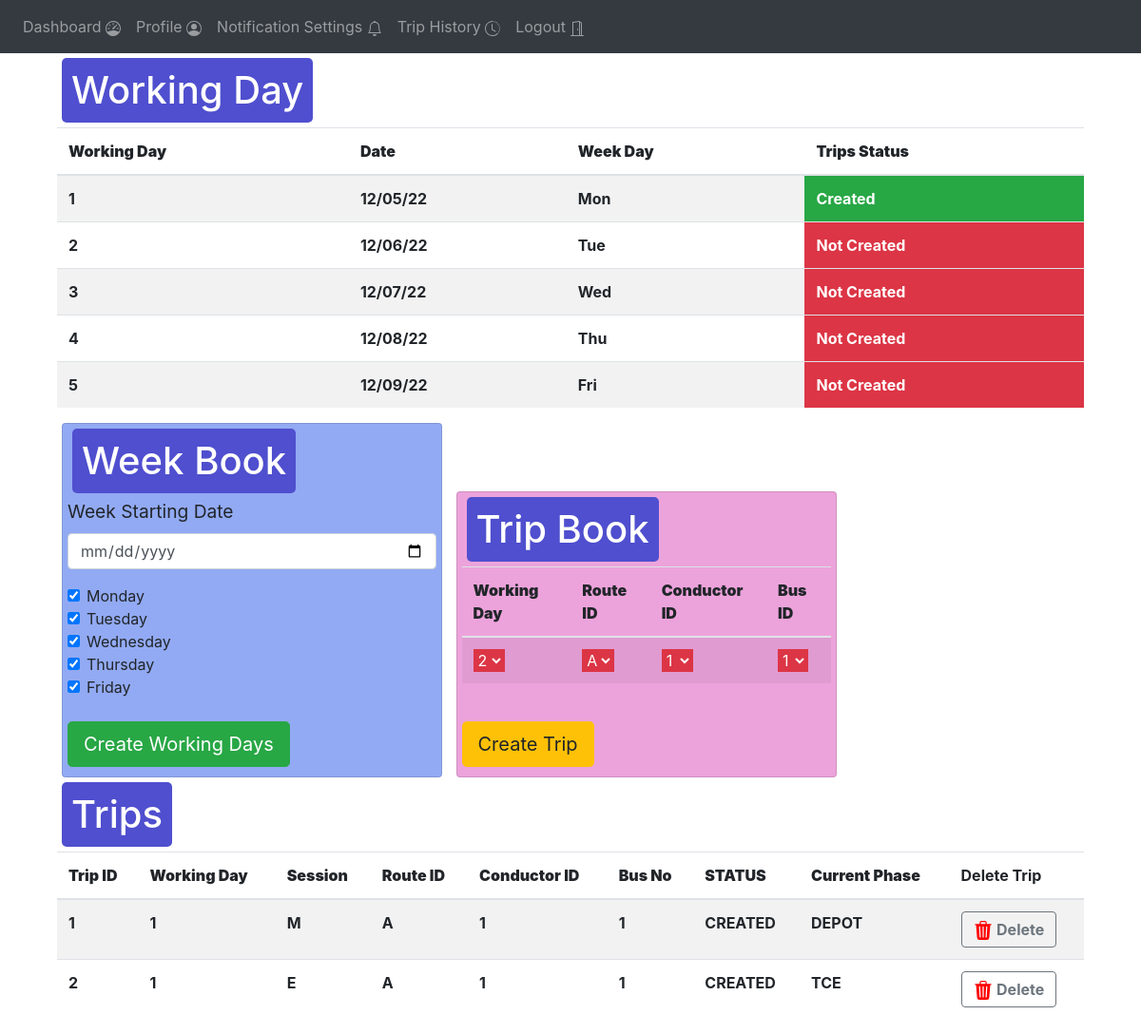
Before: /admin-trip-management (signed in) with the older database file.
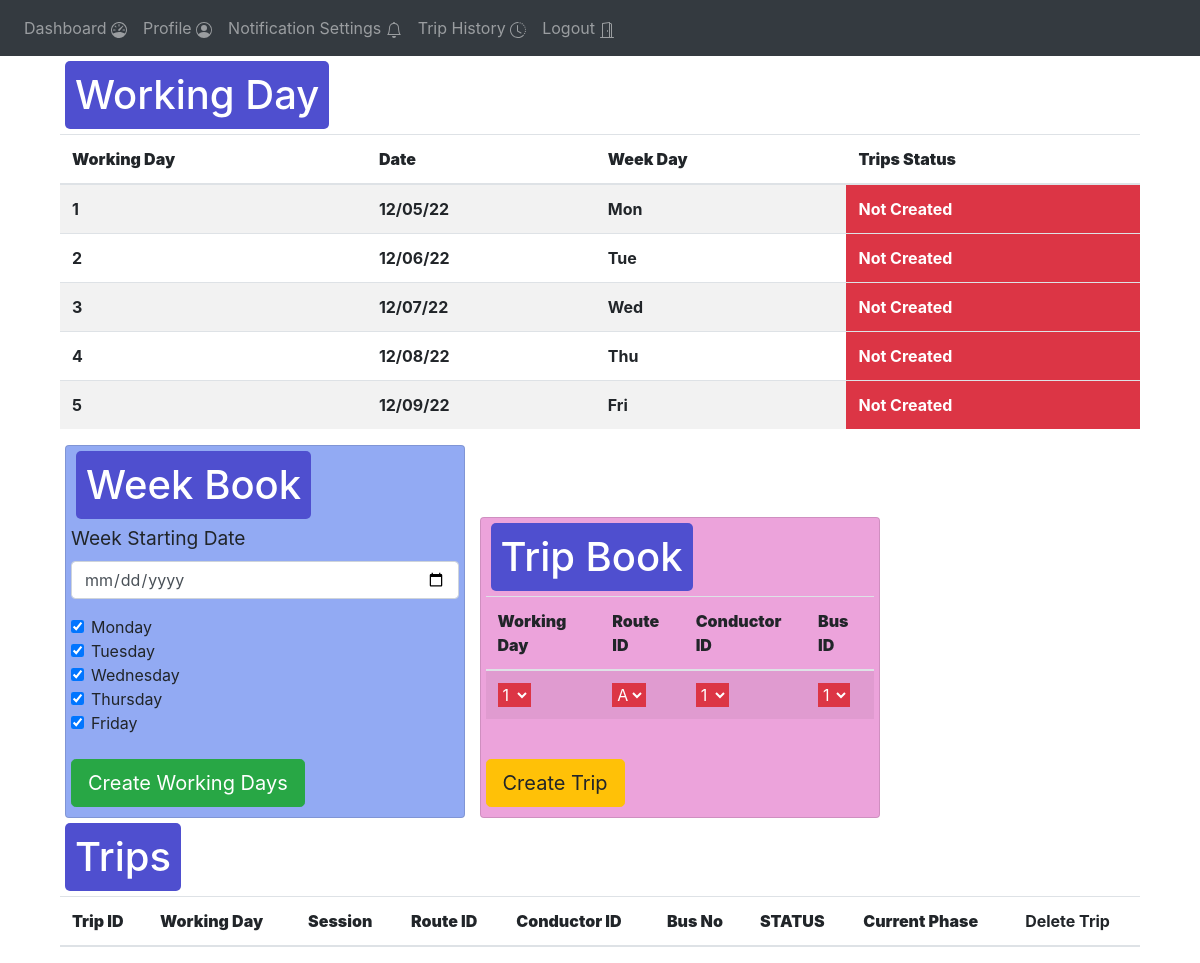
After: the same page with the newer database file.
### website/models.py (models this page shows)
class Working_day(db.Model):
    day = db.Column(db.Integer, primary_key=True)
    date = db.Column(db.String(15))
    week_day = db.Column(db.String(15))
    trips_created = db.Column(db.String(1))

class Trips(db.Model):
    trip_id = db.Column(db.Integer, primary_key=True)
    working_day = db.Column(db.Integer)
    route_id = db.Column(db.Integer)
    conductor_id = db.Column(db.Integer)
    bus_id =  db.Column(db.String(1))
    session = db.Column(db.String(1))
    status = db.Column(db.String(15))
    current_phase = db.Column(db.String(15))
    start_time =  db.Column(db.String(15))
    end_time = db.Column(db.String(15))

### website/views.py (the view)
@views.route('/admin-trip-management', methods=['GET', 'POST'])
@login_required
def admin_trip_management():
    working_days = Working_day.query.all()
    routes = Route.query.all()
    bus_data = Bus_data.query.all()
    conductor_details= Conductor_details.query.all()
    trips = Trips.query.all()
    return render_template("admin_trip_management.html" , user = current_user ,
                        working_days = working_days , routes = routes , bus_data=bus_data , conductor_details=conductor_details , trips=trips )

### website/__init__.py (called while the page is built)
def create_app():
    app = Flask(__name__)
    app.config['SECRET_KEY'] = '#itsactuallyapassword'
    app.config['SQLALCHEMY_DATABASE_URI'] = f'sqlite:///{DB_NAME}'
    db.init_app(app)
    from .views import views
    from .auth import auth
    app.register_blueprint(views, url_prefix='/')
    app.register_blueprint(auth, url_prefix='/')
    from .models import User
    create_database(app)
    login_manager = LoginManager()
    login_manager.login_view = 'auth.login'
    login_manager.init_app(app)
    @login_manager.user_loader
    def load_user(id):
        return User.query.get(int(id))
    return app

### website/templates/admin_trip_management.html (shortened to what this page needs)
{% extends "base.html" %}
{% block content %}
<div align="centre" class = "container">
  <div >
      <h1 align = "center" class="heading">Working Day</h1>
    <table class="table table-striped">
      <thead>
        <tr>
          <th scope="col" ><b>Working Day </b></th>
          <th scope="col"><b>Date</b></th>
          <th scope="col"><b>Week Day</b></th>
          <th scope="col"><b>Trips Status</b></th>
        </tr>
      </thead>
      <tbody>
      {%if working_days%}
        {%for w in  working_days %}
        <tr>
          <th>{{w.day}}</th>
          <th>{{w.date}}</th>
          <th>{{w.week_day}}</th>
          {%if w.trips_created =="N" %}
          <th class = "btn-danger" >Not Created</th>
          {%endif%}
          {%if w.trips_created =="Y"%}
          <th class="btn-success">Created</th>
          {%endif%}
        </tr>
        {%endfor%}
        {%endif%}
      </tbody>
    </table>
  </div>
  <div class ="card" style="width: 25rem;background: rgb(146, 170, 243);margin-left: 5px;margin-right: 5px;padding-left: 5px;padding-right:5px ; padding-bottom : 10px; display: inline-block;" >
  <form method="POST">
    <h1 align="center" class="heading">Week Book</h3>
    <div class="form-group">
      <label for="Week starting date" style="font-size: larger;">Week Starting Date</label>
      <input
        type="date"
        class="form-control"
        id="week_starting_day"
        name="email"
        placeholder="Enter email"
      />
    </div>
    <div class="form-check">
      <input class="form-check-input" type="checkbox" value="0" checked  id="monday">
      <label class="form-check-label" for="flexCheckDefault">Monday</label>
    </div>
    <div class="form-check">
      <input class="form-check-input" type="checkbox" value="0"  checked id="tuesday">
      <label class="form-check-label" for="flexCheckDefault">Tuesday</label>
    </div>
    <div class="form-check">
      <input class="form-check-input" type="checkbox" value="0" checked id="wednesday">
      <label class="form-check-label" for="flexCheckDefault">Wednesday</label>
    </div>
    <div class="form-check">
      <input class="form-check-input" type="checkbox" value="0"  checked id="thursday">
      <label class="form-check-label" for="flexCheckDefault">Thursday</label>
    </div>
    <div class="form-check">
      <input class="form-check-input" type="checkbox" value="0"  checked id="friday">
      <label class="form-check-label" for="flexCheckDefault">Friday</label>
    </div>
    <br />
    <button  class="btn btn-success btn-lg" onclick="week_book()" > Create Working Days</button>
  </form>
  </div>
<div class ="card" style="width: 25rem;background: rgb(236, 163, 219);margin-left: 5px;margin-right: 5px; padding-left: 5px;padding-right: 5px;padding-bottom : 10px; display: inline-block;" >
  <form method="POST">
    <h1 align="center" class="heading">Trip Book</h3>
      <table class="table table-striped">
        <thead>
          <tr>
            <th scope="col"><b>Working Day</b></th>
            <th scope="col"><b>Route ID</b></th>
            <th scope="col"><b>Conductor ID</b></th>
            <th scope="col"><b>Bus ID</b></th>
          </tr>
        </thead>
        <tbody>
          <tr>
            <th>
              <select class="form-select btn-danger" aria-label="Default select example" id = "working_day">
                {%for w in working_days%}
                {%if w.trips_created == "N" %}
                <option value="{{w.day}}" style="width: 10rem ;"  >{{w.day}}</option>
                {%endif%}
                {%endfor%}
              </select>
            </th>
            <th >
              <select class="form-select btn-danger" aria-label="Default select example" id = "route_id">
              <option value="A">A</option>
              </select>
            </th>
            <th >
              <select class="form-select btn-danger" aria-label="Default select example" id = "conductor_id">
                {%for c in conductor_details%}
                <option value="{{c.conductor_id}}" style="width:fit-content;">{{c.conductor_id}}</option>
                {%endfor%}
              </select>
            </th>
            <th >
              <select class="form-select btn-danger" aria-label="Default select example" id = "bus_id">
                {%for b in bus_data%}
                <option value="{{b.no}}" style="width:fit-content ;">{{b.no}}</option>
                {%endfor%}
              </select>
            </th>
          </tr>
        </tbody>
      </table>
    <br />
    <button  class="btn btn-warning btn-lg" onclick="create_trips()" > Create Trip</button>
  </form>
  </div>
</div>
<div align="centre" class = "container">
  <div>
      <h1 align = "center" class="heading">Trips</h1>
    <table class="table table-striped">
      <thead>
        <tr>
          <th scope="col"><b>Trip ID</b></th>
          <th scope="col"><b>Working Day</b></th>
          <th scope="col"><b>Session</b></th>
          <th scope="col"><b>Route ID</b></th>
          <th scope="col"><b>Conductor ID</b></th>
          <th scope="col"><b>Bus No</b></th>
          <th scope="col"><b>STATUS</b></th>
          <th scope="col"><b>Current Phase</b></th>
          <th>Delete Trip</th>
        </tr>
      </thead>
      <tbody>
      {%if trips%}
        {%for t in  trips %}
        <tr>
          <th>{{t.trip_id}}</th>
          <th>{{t.working_day}}</th>
          <th>{{t.session}}</th>
          <th>{{t.route_id}}</th>
          <th>{{t.conductor_id}}</th>
          <th>{{t.bus_id}}</th>
          <th>{{t.status}}</th>
          <th>{{t.current_phase}}</th>
          <th>
            <button class="btn btn-outline-secondary" onclick="delete_trip({{t.trip_id}})">
             <b>Delete</b>
          </button>
          </th>
        </tr>
        {%endfor%}
        {%endif%}
      </tbody>
    </table>
  </div>
</div>
{% endblock %}

### website/templates/base.html (shortened to what this page needs)
<!DOCTYPE html>
<html>
  <head>
    <link rel="stylesheet" href="{{url_for('static',filename='style.css')}}">
    <link
      rel="stylesheet"
      href="https://stackpath.bootstrapcdn.com/bootstrap/4.4.1/css/bootstrap.min.css"
    />
    <link
      rel="stylesheet"
      href="https://stackpath.bootstrapcdn.com/font-awesome/4.7.0/css/font-awesome.min.css"
    />
  </head>
  <body>
{%if user.is_authenticated %}
  {%if user.type == "S"%}
    <nav class="navbar navbar-expand-lg navbar-dark bg-dark">
  <div class="collapse navbar-collapse" id="navbar">
    <div class="navbar-nav">
      <a class="nav-item nav-link" id="student-home" href="/student-home">Dashboard&nbsp;<span></span></a>
      <a class="nav-item nav-link" id="profile" href="/student-profile">Profile&nbsp;<span></span></a>
      <a class="nav-item nav-link" id="notification-settings" href="/student-notification-settings">Notification Settings&nbsp;<span></span></a>
      <a class="nav-item nav-link" id="trip-history" href="/student-trip-history">Trip History&nbsp;<span></span></a>
      <a class="nav-item nav-link" id="" href="/logout">Logout&nbsp;<span></span></a>
    </div>
  </div>
    </nav>
  {%endif%}
{%endif%}
    <div class="container">{% block content %} {% endblock %}</div>
  </body>
</html>

### website/static/style.css (style rules this page uses)
.heading { background-color: rgb(79, 79, 207); border-radius: 5px; margin: 5px; width: fit-content; vertical-align: middle; color: white; padding: 10px; }

Changed rows visible on the page:
removed Trips: trip_id "1", working_day "1", session "M", route_id "A", conductor_id "1", bus_id "1", status "CREATED", current_phase "DEPOT"
removed Trips: trip_id "2", working_day "1", session "E", route_id "A", conductor_id "1", bus_id "1", status "CREATED", current_phase "TCE"
changed Working_day "Mon": trips_created "Created" → "Not Created"
Other visible differences:
form field value: "2" → "1"
